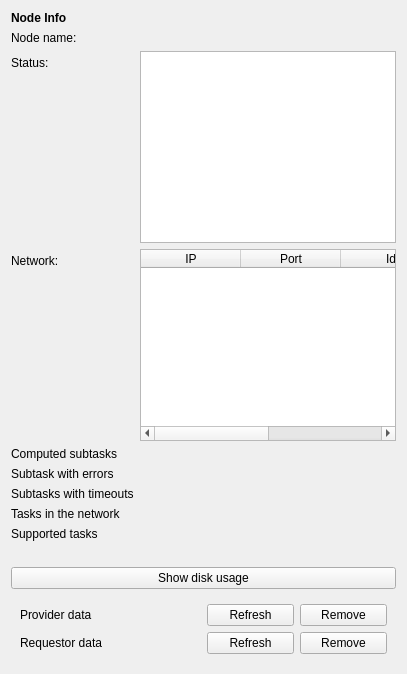
          <widget class="QWidget" name="statusPage">
           <layout class="QGridLayout" name="gridLayout_2">
            <item row="2" column="0">
             <widget class="QWidget" name="diskWidget" native="true">
              <layout class="QGridLayout" name="gridLayout_13">
               <item row="0" column="0">
                <widget class="QLabel" name="label_45">
                 <property name="toolTip">
                  <string>Size of provider-related resources</string>
                 </property>
                 <property name="text">
                  <string>Provider data</string>
                 </property>
                </widget>
               </item>
               <item row="2" column="0">
                <widget class="QLabel" name="label_47">
                 <property name="toolTip">
                  <string>Size of requestor-related resources</string>
                 </property>
                 <property name="text">
                  <string>Requestor data</string>
                 </property>
                </widget>
               </item>
               <item row="0" column="1">
                <widget class="QLabel" name="computingResSize">
                 <property name="text">
                  <string/>
                 </property>
                </widget>
               </item>
               <item row="2" column="3">
                <widget class="QPushButton" name="removeReceivedButton">
                 <property name="text">
                  <string>Remove</string>
                 </property>
                </widget>
               </item>
               <item row="0" column="3">
                <widget class="QPushButton" name="removeComputingButton">
                 <property name="text">
                  <string>Remove</string>
                 </property>
                </widget>
               </item>
               <item row="2" column="1">
                <widget class="QLabel" name="receivedResSize">
                 <property name="text">
                  <string/>
                 </property>
                </widget>
               </item>
               <item row="0" column="2">
                <widget class="QPushButton" name="refreshComputingButton">
                 <property name="text">
                  <string>Refresh</string>
                 </property>
                </widget>
               </item>
               <item row="2" column="2">
                <widget class="QPushButton" name="refreshReceivedButton">
                 <property name="text">
                  <string>Refresh</string>
                 </property>
                </widget>
               </item>
              </layout>
             </widget>
            </item>
            <item row="0" column="0">
             <layout class="QVBoxLayout" name="verticalLayout_2">
              <item>
               <widget class="QLabel" name="label">
                <property name="sizePolicy">
                 <sizepolicy hsizetype="Preferred" vsizetype="Maximum">
                  <horstretch>0</horstretch>
                  <verstretch>0</verstretch>
                 </sizepolicy>
                </property>
                <property name="font">
                 <font>
                  <weight>75</weight>
                  <bold>true</bold>
                 </font>
                </property>
                <property name="text">
                 <string>Node Info</string>
                </property>
                <property name="textFormat">
                 <enum>Qt::AutoText</enum>
                </property>
               </widget>
              </item>
              <item>
               <layout class="QFormLayout" name="formLayout">
                <property name="fieldGrowthPolicy">
                 <enum>QFormLayout::AllNonFixedFieldsGrow</enum>
                </property>
                <item row="0" column="0">
                 <widget class="QLabel" name="label_2">
                  <property name="text">
                   <string>Node name:</string>
                  </property>
                 </widget>
                </item>
                <item row="0" column="1">
                 <widget class="QLabel" name="nodeNameLabel">
                  <property name="text">
                   <string/>
                  </property>
                 </widget>
                </item>
                <item row="1" column="0">
                 <widget class="QLabel" name="statusLabel">
                  <property name="toolTip">
                   <string>Network status</string>
                  </property>
                  <property name="text">
                   <string>Status:</string>
                  </property>
                 </widget>
                </item>
                <item row="1" column="1">
                 <widget class="QTextBrowser" name="statusTextBrowser"/>
                </item>
                <item row="2" column="0">
                 <widget class="QLabel" name="label_61">
                  <property name="toolTip">
                   <string>Current connections</string>
                  </property>
                  <property name="text">
                   <string>Network:</string>
                  </property>
                 </widget>
                </item>
                <item row="2" column="1">
                 <widget class="QTableWidget" name="connectedPeersTable">
                  <property name="frameShape">
                   <enum>QFrame::StyledPanel</enum>
                  </property>
                  <property name="frameShadow">
                   <enum>QFrame::Sunken</enum>
                  </property>
                  <property name="editTriggers">
                   <set>QAbstractItemView::NoEditTriggers</set>
                  </property>
                  <property name="alternatingRowColors">
                   <bool>true</bool>
                  </property>
                  <property name="selectionBehavior">
                   <enum>QAbstractItemView::SelectRows</enum>
                  </property>
                  <property name="verticalScrollMode">
                   <enum>QAbstractItemView::ScrollPerPixel</enum>
                  </property>
                  <property name="sortingEnabled">
                   <bool>false</bool>
                  </property>
                  <property name="rowCount">
                   <number>0</number>
                  </property>
                  <property name="columnCount">
                   <number>4</number>
                  </property>
                  <attribute name="horizontalHeaderStretchLastSection">
                   <bool>true</bool>
                  </attribute>
                  <attribute name="verticalHeaderStretchLastSection">
                   <bool>false</bool>
                  </attribute>
                  <column>
                   <property name="text">
                    <string>IP</string>
                   </property>
                  </column>
                  <column>
                   <property name="text">
                    <string>Port</string>
                   </property>
                  </column>
                  <column>
                   <property name="text">
                    <string>Id</string>
                   </property>
                  </column>
                  <column>
                   <property name="text">
                    <string>Name</string>
                   </property>
                  </column>
                 </widget>
                </item>
                <item row="3" column="0">
                 <widget class="QLabel" name="computedTasksLabel">
                  <property name="toolTip">
                   <string>Number of tasks that were successfully computed on this machine.</string>
                  </property>
                  <property name="text">
                   <string>Computed subtasks</string>
                  </property>
                 </widget>
                </item>
                <item row="3" column="1">
                 <widget class="QLabel" name="computedTasks">
                  <property name="text">
                   <string/>
                  </property>
                 </widget>
                </item>
                <item row="4" column="0">
                 <widget class="QLabel" name="taskWithErrorsLabel">
                  <property name="toolTip">
                   <string>Number of tasks that this machine tried to compute, but ended up with errors.</string>
                  </property>
                  <property name="text">
                   <string>Subtask with errors</string>
                  </property>
                 </widget>
                </item>
                <item row="4" column="1">
                 <widget class="QLabel" name="tasksWithErrors">
                  <property name="text">
                   <string/>
                  </property>
                 </widget>
                </item>
                <item row="5" column="0">
                 <widget class="QLabel" name="tasksWithTimeoutsLabel">
                  <property name="toolTip">
                   <string>Number of tasks that this machine tried to compute but ended up with timeout. </string>
                  </property>
                  <property name="text">
                   <string>Subtasks with timeouts</string>
                  </property>
                 </widget>
                </item>
                <item row="5" column="1">
                 <widget class="QLabel" name="tasksWithTimeouts">
                  <property name="text">
                   <string/>
                  </property>
                 </widget>
                </item>
                <item row="6" column="0">
                 <widget class="QLabel" name="knownTasksLabel">
                  <property name="toolTip">
                   <string>Number of active tasks in Golem Net. </string>
                  </property>
                  <property name="text">
                   <string>Tasks in the network</string>
                  </property>
                 </widget>
                </item>
                <item row="6" column="1">
                 <widget class="QLabel" name="knownTasks">
                  <property name="text">
                   <string/>
                  </property>
                 </widget>
                </item>
                <item row="7" column="0">
                 <widget class="QLabel" name="supportedTasksLabel">
                  <property name="text">
                   <string>Supported tasks</string>
                  </property>
                 </widget>
                </item>
                <item row="7" column="1">
                 <widget class="QLabel" name="supportedTasks">
                  <property name="text">
                   <string/>
                  </property>
                 </widget>
                </item>
                <item row="8" column="0">
                 <widget class="QLabel" name="estimatedRankLabel">
                  <property name="toolTip">
                   <string>Estimated rank of this machine. </string>
                  </property>
                  <property name="text">
                   <string/>
                  </property>
                 </widget>
                </item>
               </layout>
              </item>
             </layout>
            </item>
            <item row="1" column="0">
             <widget class="QPushButton" name="showDiskButton">
              <property name="toolTip">
               <string>How much resources are stored on your computer</string>
              </property>
              <property name="text">
               <string>Show disk usage</string>
              </property>
             </widget>
            </item>
           </layout>
          </widget>
